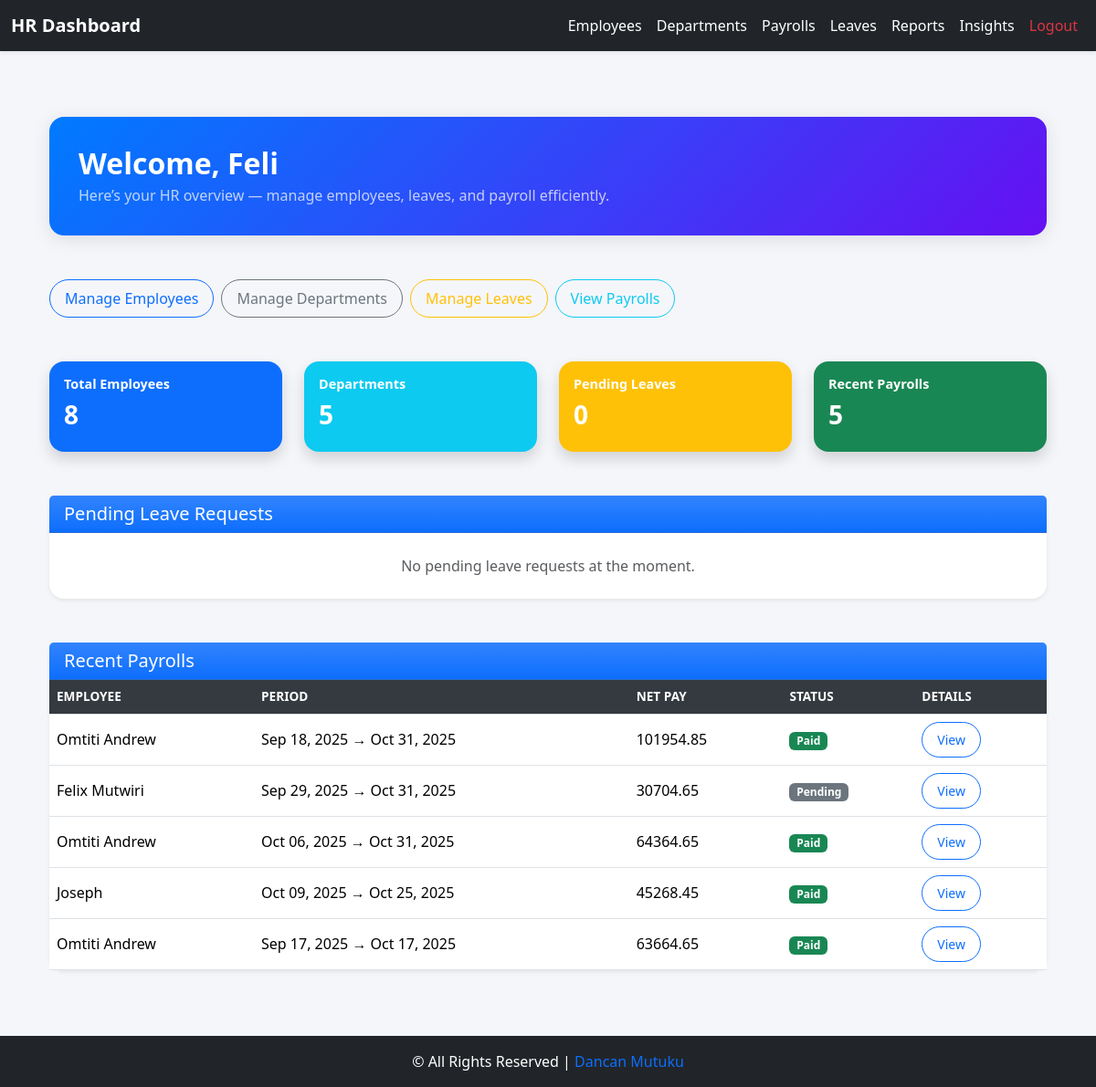
Before: /employee/hr/dashboard/ (signed in) with the older database file.
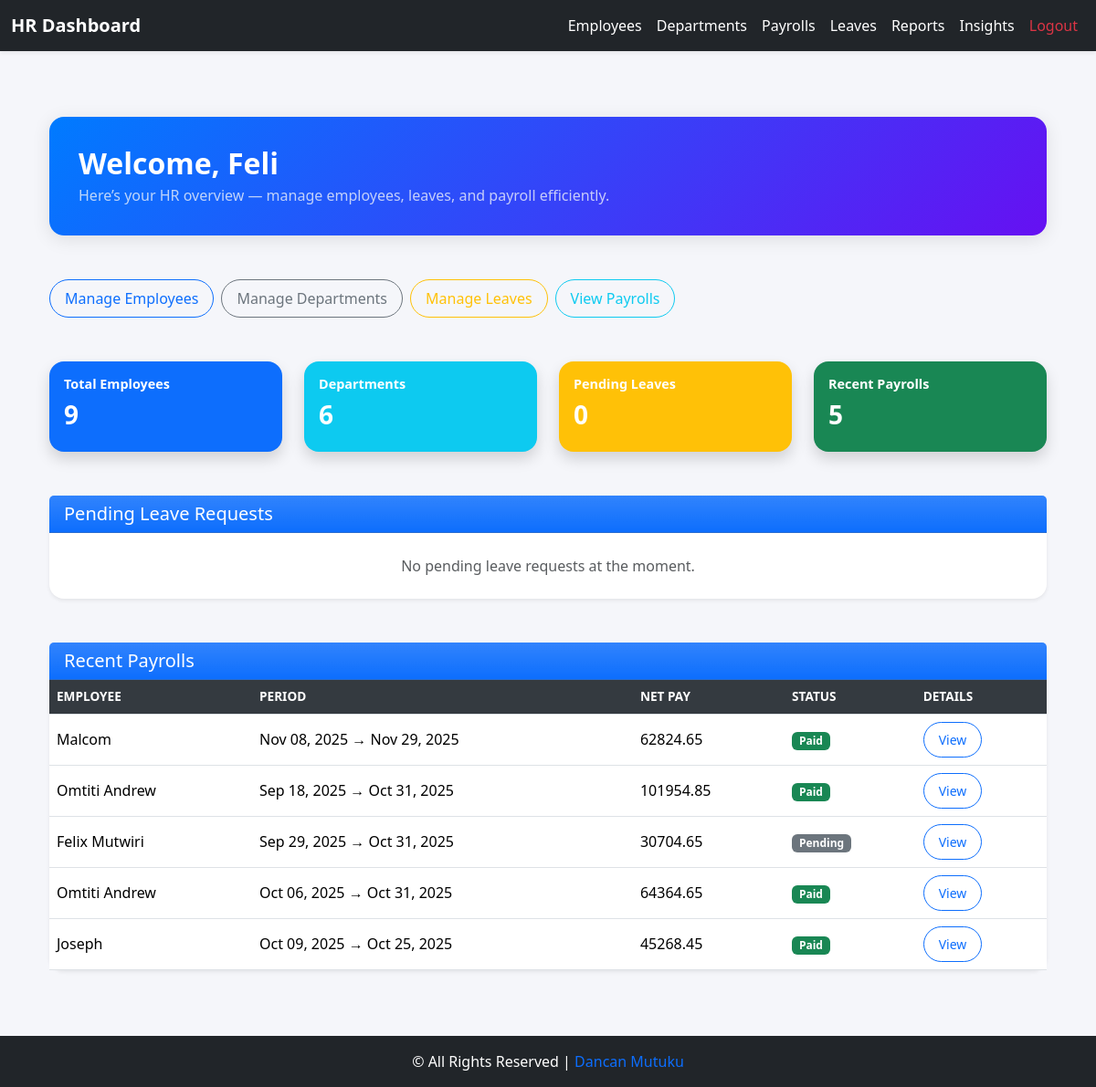
After: the same page with the newer database file.
### core/models.py (models this page shows, shortened)
class Payroll(models.Model):
    STATUS_PENDING = 'Pending'
    STATUS_PAID = 'Paid'
    STATUS_CHOICES = [
        (STATUS_PENDING, 'Pending'),
        (STATUS_PAID, 'Paid'),
    ]
    employee = models.ForeignKey(Employee, on_delete=models.CASCADE, related_name='payrolls')
    period_start = models.DateField()
    period_end = models.DateField()
    basic_salary = models.DecimalField(max_digits=10, decimal_places=2)
    allowances = models.DecimalField(max_digits=10, decimal_places=2, default=0)
    gross_salary = models.DecimalField(max_digits=10, decimal_places=2, editable=False)
    paye = models.DecimalField(max_digits=10, decimal_places=2, editable=False, default=0)
    sha = models.DecimalField(max_digits=10, decimal_places=2, editable=False, default=0)
    nssf = models.DecimalField(max_digits=10, decimal_places=2, editable=False, default=0)
    net_pay = models.DecimalField(max_digits=10, decimal_places=2, editable=False)
    status = models.CharField(max_length=10, choices=STATUS_CHOICES, default=STATUS_PENDING)

class Employee(models.Model):
    GENDER_CHOICES = (
        ("M", "Male"),
        ("F", "Female"),
    )
    user = models.OneToOneField(User, on_delete=models.CASCADE, related_name='employee_profile')
    employee_id = models.CharField(max_length=20, unique=True, blank=True, null=True)
    contact = models.CharField(max_length=20, blank=True)
    dob = models.DateField(null=True, blank=True)
    gender = models.CharField(max_length=1, choices=GENDER_CHOICES, blank=True)
    address = models.TextField(blank=True)
    job_title = models.CharField(max_length=100, blank=True)
    department = models.ForeignKey('Department', on_delete=models.SET_NULL, null=True, blank=True)
    hire_date = models.DateField(null=True, blank=True)
    is_active_employee = models.BooleanField(default=True)
    salary = models.DecimalField(
        max_digits=10, decimal_places=2, default=0, validators=[MinValueValidator(0)]
    )
    profile_picture = models.ImageField(upload_to="profiles/", blank=True, null=True)
    emergency_contact_name = models.CharField(max_length=100, blank=True, null=True)
    emergency_contact_phone = models.CharField(max_length=20, blank=True, null=True)
    annual_leave_balance = models.PositiveIntegerField(default=20)
    sick_leave_balance = models.PositiveIntegerField(default=10)
    contract_start = models.DateField(null=True, blank=True)
    contract_end = models.DateField(null=True, blank=True)

### core/views.py (the view)
# urls.py: path("hr/dashboard/", views.hr_dashboard, name="hr_dashboard"),
@login_required
@group_required('HR')
def hr_dashboard(request):
    employees = Employee.objects.all()
    departments = Department.objects.all()
    pending_leaves = LeaveRequest.objects.filter(status='P')
    payrolls = Payroll.objects.all().order_by("-period_end")[:5]
    context = {
        "employees_count": employees.count(),
        "departments_count": departments.count(),
        "pending_leaves": pending_leaves,
        "recent_payrolls": payrolls,
    }
    return render(request, 'core/hr_dashboard.html', context)

### core/views.py (called while the page is built)
def group_required(group_name):
    def check(user):
        return user.is_superuser or user.groups.filter(name=group_name).exists()
    return user_passes_test(check)

### core/templates/core/hr_dashboard.html (shortened to what the changed rows need)
{% extends "base_hr.html" %}
{% load static %}
{% block content %}
<div class="container my-5">
    <div class="dashboard-header mb-5 text-center text-md-start">
        <h2 class="fw-bold mb-1">Welcome, {{ request.user.get_full_name|default:request.user.username }}</h2>
    </div>
    <div class="row g-4 mb-5 text-center text-md-start">
        <div class="col-6 col-md-3">
            <div class="card bg-primary text-white shadow">
                <div class="card-body py-3">
                    <h6>Total Employees</h6>
                    <h3>{{ employees_count }}</h3>
                </div>
            </div>
        </div>
        <div class="col-6 col-md-3">
            <div class="card bg-info text-white shadow">
                <div class="card-body py-3">
                    <h6>Departments</h6>
                    <h3>{{ departments_count }}</h3>
                </div>
            </div>
        </div>
    </div>
    <div class="card shadow-sm">
        <div class="card-body p-0">
            {% if recent_payrolls %}
            <div class="table-responsive">
                <table class="table table-hover align-middle mb-0">
                    <thead>
                        <tr>
                            <th>Employee</th>
                            <th>Period</th>
                            <th>Net Pay</th>
                            <th>Status</th>
                            <th>Details</th>
                        </tr>
                    </thead>
                    <tbody>
                        {% for payroll in recent_payrolls %}
                        <tr>
                            <td>{{ payroll.employee.user.get_full_name|default:payroll.employee.user.username }}</td>
                            <td>{{ payroll.period_start|date:"M d, Y" }} → {{ payroll.period_end|date:"M d, Y" }}</td>
                            <td>{{ payroll.net_pay }}</td>
                            <td>
                                {% if payroll.status == "Paid" %}
                                    <span class="badge bg-success">Paid</span>
                                {% else %}
                                    <span class="badge bg-secondary">Pending</span>
                                {% endif %}
                            </td>
                            <td>
                                <a href="{% url 'payroll_list' %}" class="btn btn-sm btn-outline-primary">View</a>
                            </td>
                        </tr>
                        {% endfor %}
                    </tbody>
                </table>
            </div>
            {% else %}
            <p class="text-muted text-center py-4 mb-0">No payroll records found.</p>
            {% endif %}
        </div>
    </div>
</div>
{% endblock %}

Changed rows visible on the page:
no longer on this page (row unchanged): Payroll: employee.user.get_full_name "Omtiti Andrew", period_start "Sep 17, 2025", period_end "Oct 17, 2025", net_pay "63664.65", status "Paid"
added Payroll: employee.user.get_full_name "Malcom", period_start "Nov 08, 2025", period_end "Nov 29, 2025", net_pay "62824.65", status "Paid"
Other visible differences:
{{ employees_count }}: "8" → "9"
{{ departments_count }}: "5" → "6"
